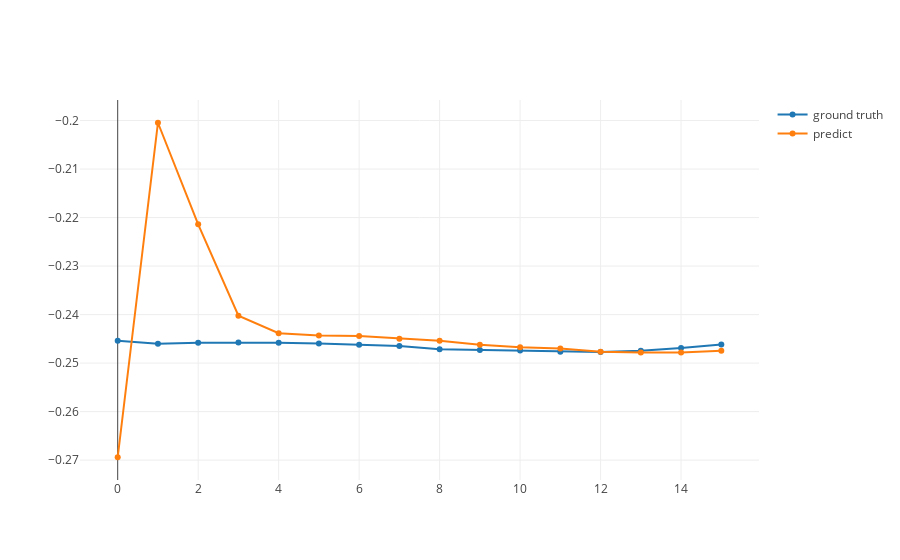

Write notebook code for a chart like this one.
### Code cell
i = np.random.randint(data.batchSize)

line1 = go.Scatter(
    x = np.array(range(len(y1[i]))),
    y = np.reshape(y1[i, :, :], (len(y1[i]))),
    mode = 'lines+markers',
    name='ground truth'
)

line2 = go.Scatter(
    x = np.array(range(len(predict[i]))),
    y = np.reshape(predict[i, :, :], (len(predict[i]))),
    mode = 'lines+markers',
    name='predict'
)

fig = go.Figure(data=[line1, line2])
py.offline.iplot(fig)

### Figure 1 — Plotly figure (JSON) as saved in the notebook; plotly's stock layout.template omitted (floating-point values rounded to 4 significant figures)
{"data": [{"mode": "lines+markers", "name": "ground truth", "type": "scatter", "uid": "09466469-ccce-4a18-ae64-2fe9c54adf74", "x": [0, 1, 2, 3, 4, 5, 6, 7, 8, 9, 10, 11, 12, 13, 14, 15], "y": [-0.2454, -0.246, -0.2458, -0.2457, -0.2458, -0.246, -0.2462, -0.2465, -0.2472, -0.2473, -0.2474, -0.2477, -0.2477, -0.2475, -0.2469, -0.2462]}, {"mode": "lines+markers", "name": "predict", "type": "scatter", "uid": "57f2aee2-147b-4828-bf45-5c7f8be0a380", "x": [0, 1, 2, 3, 4, 5, 6, 7, 8, 9, 10, 11, 12, 13, 14, 15], "y": [-0.2694, -0.2005, -0.2214, -0.2402, -0.2438, -0.2443, -0.2444, -0.245, -0.2454, -0.2462, -0.2467, -0.247, -0.2477, -0.2478, -0.2478, -0.2474]}], "layout": {}}
